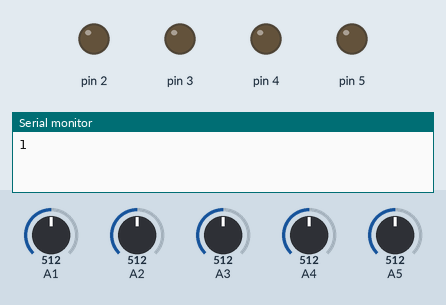
The sketch below on a simulated Arduino Uno, built with avr-gcc and run on an emulated ATmega328P. On the bench: output pins drawn as LEDs (lit = HIGH), the last lines printed to the serial monitor. The test bench sets the inputs (shaded band); at power-on: A1 = 512, A2 = 512, A3 = 512, A4 = 512, A5 = 512.

Above: at 0.1 s.
At 9.1 s:
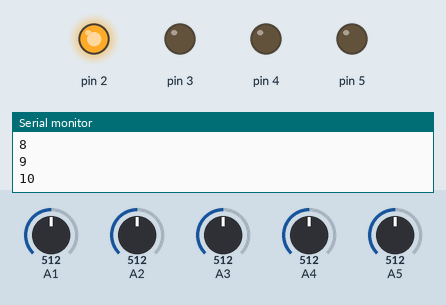
At 15.1 s:
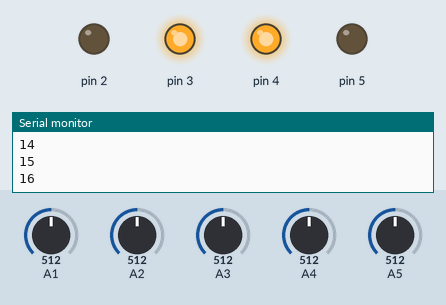
At 19.1 s:
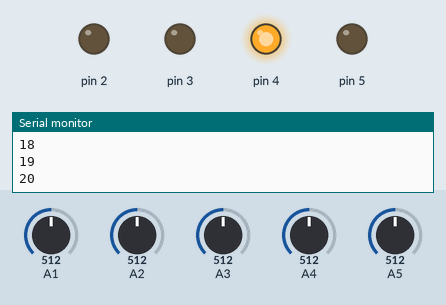
At 23.1 s:
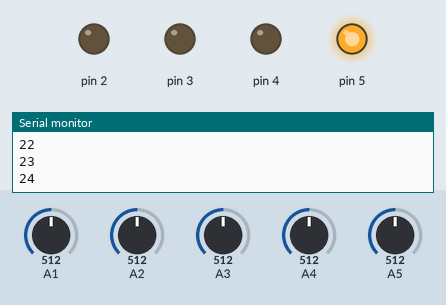
At 39.1 s:
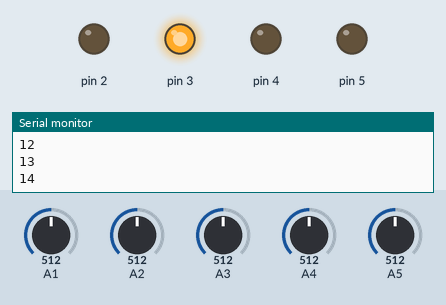
Timing chart, 0 to 40.0 s (numbered marks = the images above):
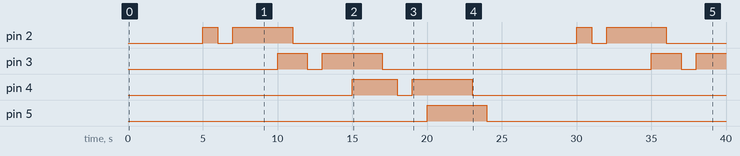

Measured:
- by itself, pin 2: LOW → HIGH at 5.0 s, → LOW 1.0 s later, → HIGH 1.0 s later, → LOW 4.0 s later, … (8 changes in this stretch)
- by itself, pin 3: goes HIGH 2.0 s, LOW 1.0 s, HIGH 4.0 s, LOW 18.0 s, HIGH 2.0 s, LOW 1.0 s, then HIGH
- by itself, pin 4: LOW → HIGH at 15.0 s, → LOW 3.0 s later, → HIGH 1.0 s later, → LOW 4.0 s later
- by itself, pin 5: LOW → HIGH at 20.0 s, → LOW 4.0 s later

The sketch:

Programa_Leds_Final.ino
```cpp
int A0v = 0;
int A1v = 0;
int pin1 = 2 && A0;
int pin2 = 2 && A0;
int N = 1;

void setup() {
  Serial.begin(9600);
}

void loop() {
  for (pin1 = 2 && A0; pin1 <= 5 && A5; pin1++)
  {
    for (pin2 = 2 && A0; pin2 <= 5 && A5; pin2++)
    {
      // Serial.print (pin1);
      // Serial.print (",");
      // Serial.println(pin2);
      pinMode(pin1, OUTPUT);
      pinMode(pin2, OUTPUT);
      digitalWrite(pin1, HIGH);
      digitalWrite(pin2, LOW);
      int A_0 = analogRead (pin1);
      int A_1 = analogRead (pin2);
      A0v = map (A_0, 0, 1023, 0, 5000);
      A1v = map (A_1, 0, 1023, 0, 5000);
      // Serial.print (A0v);
      //Serial.print (",");
      // Serial.println  (A1v);
      if ((A0v + A1v > 2200) && (A0v + A1v < 6500) && (A0v > 1000) && (A1v > 1200)) {
        // Serial.print ("ok");
          Serial.println(N);
        // Serial.print (pin1);
        // Serial.print (",");
        //  Serial.print (pin2);
        N++;
      }
      delay(1000);
      pinMode(pin1, INPUT);
      pinMode(pin2, INPUT);
      digitalWrite(pin1, LOW);
      digitalWrite(pin2, LOW);
    }
  }
  N = 0;
}
```
